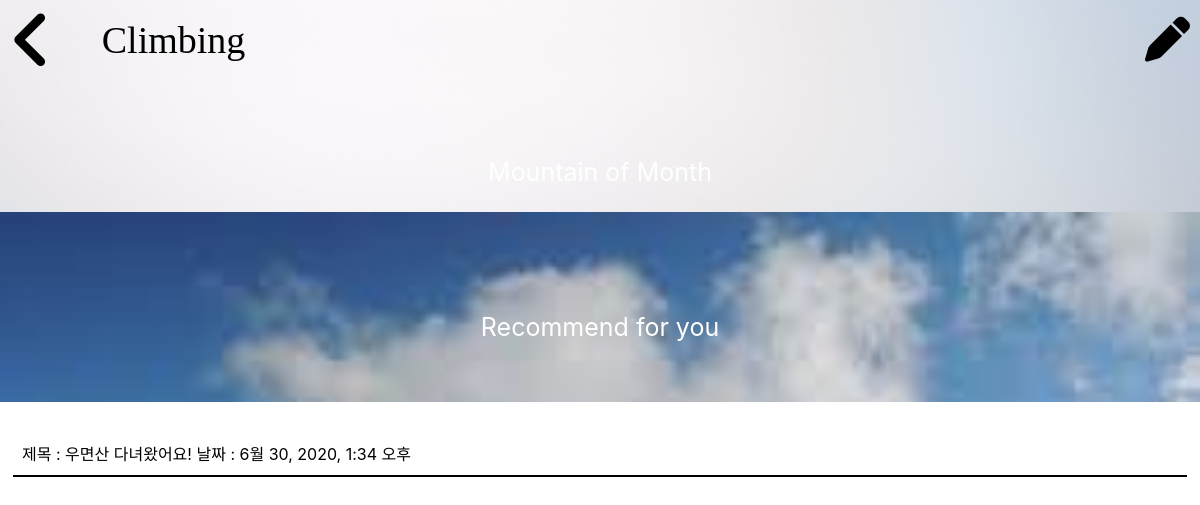
The app's page /list/ (signed in) with its own data.
### climbing/models.py (models this page shows)
class PostMountain(models.Model):
    imgpath = models.CharField(max_length=100, default='')
    img = models.ImageField(blank=True)
    date = models.DateTimeField(auto_now_add=True)
    name = models.CharField(max_length=30)
    body = models.TextField(max_length=200)
    star = models.IntegerField(default=0)
    user_id = models.ForeignKey(Account, on_delete=models.CASCADE, default=1)

### climbing/views.py (the view)
# urls.py: path('list/', views.postlist_main, name='list_main'),
def postlist_main(request):
    first_posts = PostMountain.objects.get(id=1)
    recomend_mountain = PostMountain.objects.order_by('date')[1:6]
    others = PostMountain.objects.order_by('date')
    user_score = Account.objects.get(username=request.user.get_username()).score
    context = {
        'mountain_of_month': first_posts,
        'recomend_mountain': recomend_mountain,
        'others': others[6::-1],
        'user_score': user_score,
    }
    return render(request, 'list_main.html', context)

### climbing/templates/list_main.html (shortened to what this page needs)
{% load static %}
<!DOCTYPE html>
<html lang="en">
<head>
    <link rel="stylesheet" href="https://stackpath.bootstrapcdn.com/bootstrap/4.4.1/css/bootstrap.min.css"
>
<link rel="stylesheet" href="../static/css/list_main.css">
<body>
    <div class="container-box " style="background-image: url('{{ mountain_of_month.img.url }}');">
        <div class="header">
            <span><a href="{% url 'main' %}"><i class='fas fa-angle-left'
                                                style='font-size:70px; float:left; color:black;display:inline-block;line-height:80px;'></i></a></span>
            <h1 class="logo">Climbing</h1>
            <span><a href="{% url 'list_post' %}"><i class='fas fa-pen'
                     style='font-size:45px; float:right; color:black;display:inline-block;line-height:80px;'></i></a></span>
            <div class="text-1"><a href="{% url 'list_detail' pk=mountain_of_month.pk %}">Mountain of Month</a></div>
        </div>
    </div>
    {% for temp in recomend_mountain %}
        {% if user_score == temp.star %}
            <div class="img-container" style="background-image: url('{{ temp.img.url }}');">
                <div class="text-2"><a href="{% url 'list_detail' pk=temp.pk %}">Recommend for you</a></div>
            </div>
        {% endif %}
    {% endfor %}
    <div class="list">
        <ul>
            {% for p in others %}
                <li class="list_class" id="list_item"><a href="{% url 'list_detail' pk=p.pk %}">제목 : {{ p.name }} 날짜 : {{ p.date }}</a></li>
            {% endfor %}
        </ul>
    </div>
</body>
</html>

### climbing/static/css/list_main.css (style rules this page uses)
* { padding: 0; margin: 0; box-sizing: border-box; }
.container-box { height: 212px; width: 100%; background-repeat: no-repeat; background-size: 100%; margin: 0; padding: 0; }
.header { padding: 0 10px }
.logo { color: black; font-size: 38px; font-family: verdana; float: left; line-height: 80px; padding-left: 48px; font-weight: 500; }
.img-container { height: 190px; background-repeat: no-repeat; background-size: 100%; }
.text-1 { text-align: center; width: 100%; display: inline-block; margin-top: 66px; color: white; font-size: 25px; }
.text-2 { text-align: center; width: 100%; line-height: 230px; display: inline-block; color: white; font-size: 25px; }
.list { margin: 31px 3px; padding: 0px 10px; }
.fas { cursor: pointer; }
.list li { list-style-type: none; border-bottom: 2px solid black; padding: 9px 9px; box-sizing: border-box; cursor: pointer; }
.text-1>a { text-decoration: none!important; color: white }
.text-2>a { text-decoration: none!important; color: white }
a { text-decoration: none!important; color: black }

### records on screen
PostMountain: img (picture)
PostMountain: img (picture)
PostMountain: name "우면산 다녀왔어요!", date "6월 30, 2020, 1:34 오후"
